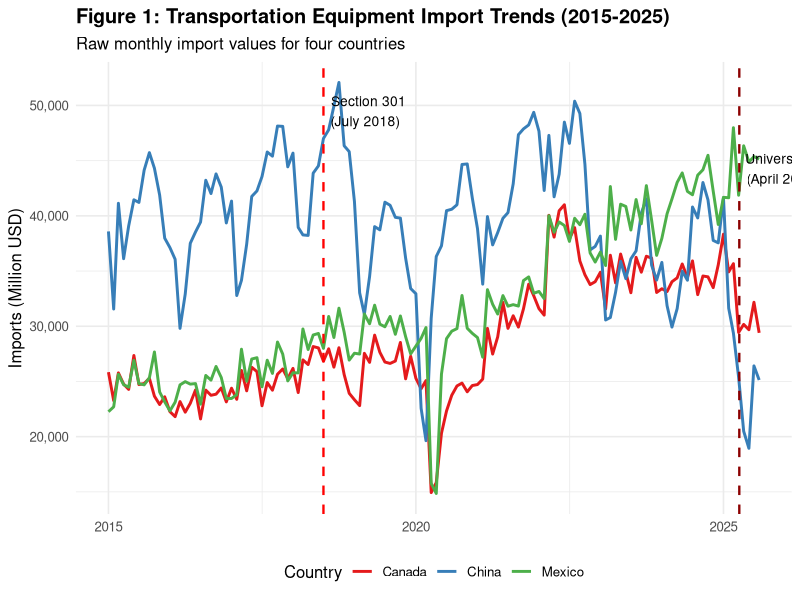
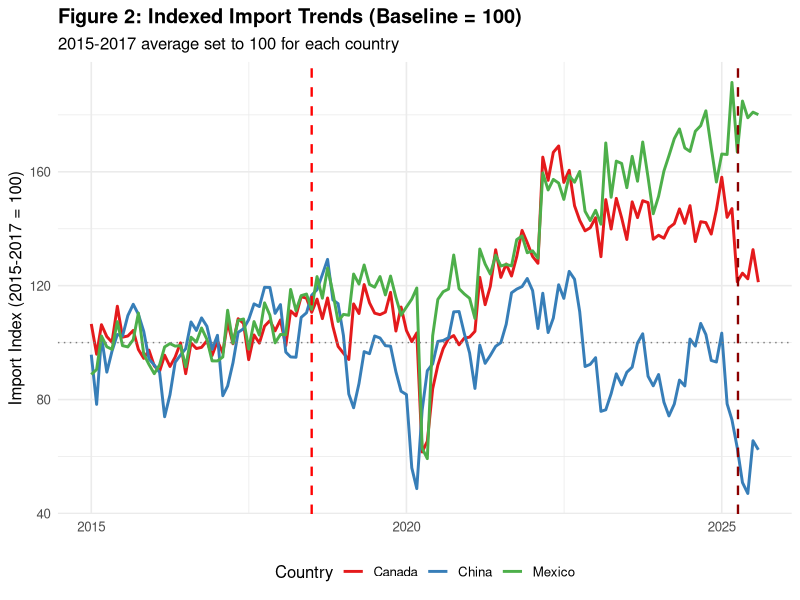
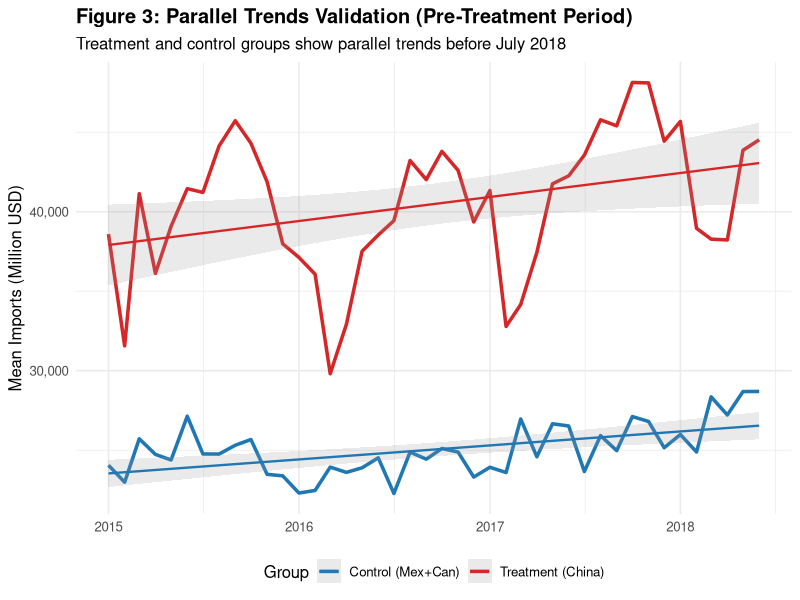
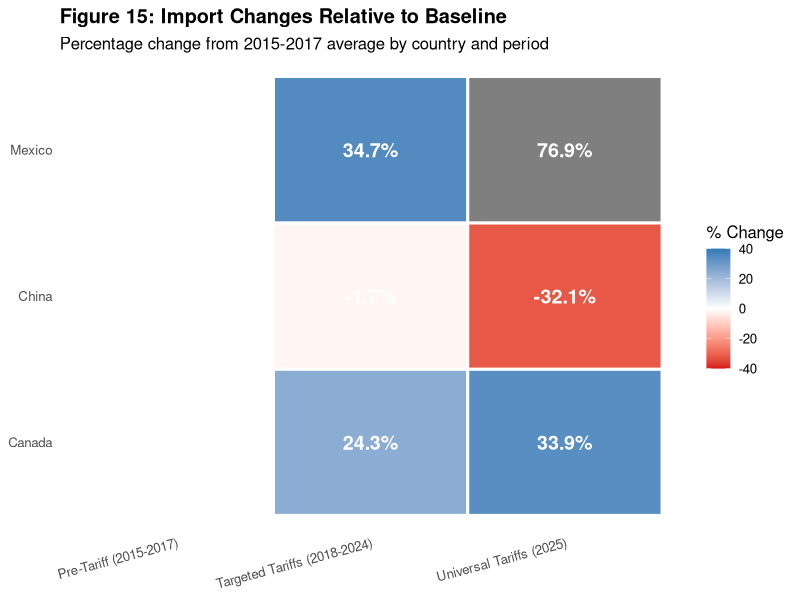

R code for these plots, in order:
## ---- chunk 1
knitr::opts_chunk$set(
  echo = TRUE,
  message = FALSE,
  warning = FALSE,
  fig.width = 12,
  fig.height = 7,
  dpi = 300
)
## ---- chunk 2
# Data manipulation
library(tidyverse)
library(lubridate)

# Visualization
library(ggplot2)
library(scales)

# Tables
library(knitr)
library(kableExtra)

cat("✓ Libraries loaded successfully\n")
## ---- chunk 3
# Date ranges
baseline_start <- as.Date("2015-01-01")
baseline_end <- as.Date("2017-12-31")
section301_date <- as.Date("2018-07-01")
universal_date <- as.Date("2025-04-05")

# Countries
countries <- c("China", "Mexico", "Canada", "Brazil")
treatment_country <- "China"
control_countries <- c("Mexico", "Canada")

cat("✓ Parameters configured\n")
## ---- chunk 4
# Load processed DiD analysis data
did_data <- read_csv("data/processed/did_analysis_data.csv", show_col_types = FALSE) %>%
  mutate(date = as.Date(date))

cat("✓ Main analysis data loaded\n")
cat("  Observations:", nrow(did_data), "\n")
cat("  Countries:", length(unique(did_data$country)), "\n")
cat("  Date range:", as.character(min(did_data$date)), "to", as.character(max(did_data$date)), "\n")
## ---- chunk 5
# Summary statistics by country
summary_stats <- did_data %>%
  group_by(country) %>%
  summarise(
    n_obs = n(),
    mean_imports = mean(imports, na.rm = TRUE),
    sd_imports = sd(imports, na.rm = TRUE),
    min_imports = min(imports, na.rm = TRUE),
    max_imports = max(imports, na.rm = TRUE),
    .groups = "drop"
  )

kable(summary_stats,
      caption = "Summary Statistics by Country",
      col.names = c("Country", "N Obs", "Mean", "Std Dev", "Min", "Max"),
      digits = 0,
      format.args = list(big.mark = ","))
## ---- chunk 6
# Summary by tariff regime
period_summary <- did_data %>%
  group_by(tariff_period) %>%
  summarise(
    n_obs = n(),
    n_countries = n_distinct(country),
    months = n_distinct(date),
    mean_imports = mean(imports, na.rm = TRUE),
    .groups = "drop"
  )

kable(period_summary,
      caption = "Sample Composition by Tariff Regime",
      col.names = c("Period", "N Obs", "Countries", "Months", "Mean Imports"),
      digits = 0,
      format.args = list(big.mark = ","))
## ---- chunk 7
p1 <- ggplot(did_data, aes(x = date, y = imports, color = country)) +
  geom_line(linewidth = 1) +
  geom_vline(xintercept = section301_date, linetype = "dashed", color = "red", linewidth = 0.8) +
  geom_vline(xintercept = universal_date, linetype = "dashed", color = "darkred", linewidth = 0.8) +
  annotate("text", x = section301_date, y = max(did_data$imports, na.rm = TRUE) * 0.95, 
           label = "Section 301\n(July 2018)", hjust = -0.1, size = 3.5) +
  annotate("text", x = universal_date, y = max(did_data$imports, na.rm = TRUE) * 0.85, 
           label = "Universal\n(April 2025)", hjust = -0.1, size = 3.5) +
  scale_y_continuous(labels = comma) +
  scale_color_brewer(palette = "Set1") +
  labs(
    title = "Figure 1: Transportation Equipment Import Trends (2015-2025)",
    subtitle = "Raw monthly import values for four countries",
    x = NULL,
    y = "Imports (Million USD)",
    color = "Country"
  ) +
  theme_minimal(base_size = 12) +
  theme(
    plot.title = element_text(face = "bold"),
    legend.position = "bottom"
  )

print(p1)
## ---- chunk 8
# Calculate baseline average for each country
baseline_avg <- did_data %>%
  filter(date >= baseline_start & date <= baseline_end) %>%
  group_by(country) %>%
  summarise(baseline_mean = mean(imports, na.rm = TRUE), .groups = "drop")

# Create indexed data
indexed_data <- did_data %>%
  left_join(baseline_avg, by = "country") %>%
  mutate(indexed_imports = 100 * imports / baseline_mean)

# Plot
p2 <- ggplot(indexed_data, aes(x = date, y = indexed_imports, color = country)) +
  geom_line(linewidth = 1) +
  geom_hline(yintercept = 100, linetype = "dotted", color = "gray50") +
  geom_vline(xintercept = section301_date, linetype = "dashed", color = "red", linewidth = 0.8) +
  geom_vline(xintercept = universal_date, linetype = "dashed", color = "darkred", linewidth = 0.8) +
  scale_color_brewer(palette = "Set1") +
  labs(
    title = "Figure 2: Indexed Import Trends (Baseline = 100)",
    subtitle = "2015-2017 average set to 100 for each country",
    x = NULL,
    y = "Import Index (2015-2017 = 100)",
    color = "Country"
  ) +
  theme_minimal(base_size = 12) +
  theme(
    plot.title = element_text(face = "bold"),
    legend.position = "bottom"
  )

print(p2)
## ---- chunk 9
# Pre-treatment data
pre_treatment <- did_data %>%
  filter(date < section301_date) %>%
  filter(control_group == 1 | treatment == 1) %>%
  mutate(treatment_label = ifelse(treatment == 1, "Treatment (China)", "Control (Mex+Can)"))

# Calculate group means
trend_data <- pre_treatment %>%
  group_by(date, treatment_label) %>%
  summarise(mean_imports = mean(imports, na.rm = TRUE), .groups = "drop")

# Plot
p3 <- ggplot(trend_data, aes(x = date, y = mean_imports, color = treatment_label)) +
  geom_line(linewidth = 1.2) +
  geom_smooth(method = "lm", se = TRUE, alpha = 0.2, linewidth = 0.8) +
  scale_y_continuous(labels = comma) +
  scale_color_manual(values = c("Treatment (China)" = "#d62728", "Control (Mex+Can)" = "#1f77b4")) +
  labs(
    title = "Figure 3: Parallel Trends Validation (Pre-Treatment Period)",
    subtitle = "Treatment and control groups show parallel trends before July 2018",
    x = NULL,
    y = "Mean Imports (Million USD)",
    color = "Group"
  ) +
  theme_minimal(base_size = 12) +
  theme(
    plot.title = element_text(face = "bold"),
    legend.position = "bottom"
  )

print(p3)
## ---- chunk 10
# Filter for Section 301 analysis
did_2018_data <- did_data %>%
  filter(control_group == 1 | treatment == 1)

# Model 1: Basic DiD
model1 <- lm(imports ~ treatment + post_tariff + did_term, 
             data = did_2018_data)

# Model 2: With month fixed effects
model2 <- lm(imports ~ treatment + post_tariff + did_term + factor(month), 
             data = did_2018_data)

# Model 3: With year fixed effects
model3 <- lm(imports ~ treatment + post_tariff + did_term + factor(year), 
             data = did_2018_data)

# Extract and display results
results <- tibble(
  Model = c("Basic DiD", "Month FE", "Year FE"),
  Coefficient = c(
    coef(model1)["did_term"],
    coef(model2)["did_term"],
    coef(model3)["did_term"]
  ),
  Std_Error = c(
    summary(model1)$coefficients["did_term", "Std. Error"],
    summary(model2)$coefficients["did_term", "Std. Error"],
    summary(model3)$coefficients["did_term", "Std. Error"]
  ),
  P_value = c(
    summary(model1)$coefficients["did_term", "Pr(>|t|)"],
    summary(model2)$coefficients["did_term", "Pr(>|t|)"],
    summary(model3)$coefficients["did_term", "Pr(>|t|)"]
  )
) %>%
  mutate(
    `95% CI Lower` = Coefficient - 1.96 * Std_Error,
    `95% CI Upper` = Coefficient + 1.96 * Std_Error
  )

kable(results,
      caption = "Table 1: Difference-in-Differences Results (Section 301 Tariffs)",
      digits = 0,
      format.args = list(big.mark = ","))
## ---- chunk 11
# Calculate percentage change from baseline
change_data <- did_data %>%
  group_by(country) %>%
  mutate(
    baseline_mean = mean(imports[date >= baseline_start & date <= baseline_end], na.rm = TRUE),
    pct_change = 100 * (imports - baseline_mean) / baseline_mean
  ) %>%
  ungroup() %>%
  group_by(country, tariff_period) %>%
  summarise(mean_pct_change = mean(pct_change, na.rm = TRUE), .groups = "drop")

# Heatmap
p15 <- ggplot(change_data, aes(x = tariff_period, y = country, fill = mean_pct_change)) +
  geom_tile(color = "white", linewidth = 1) +
  geom_text(aes(label = paste0(round(mean_pct_change, 1), "%")), 
            color = "white", fontface = "bold", size = 5) +
  scale_fill_gradient2(
    low = "#d7191c", 
    mid = "white", 
    high = "#2c7bb6",
    midpoint = 0,
    limits = c(-40, 40)
  ) +
  labs(
    title = "Figure 15: Import Changes Relative to Baseline",
    subtitle = "Percentage change from 2015-2017 average by country and period",
    x = NULL,
    y = NULL,
    fill = "% Change"
  ) +
  theme_minimal(base_size = 12) +
  theme(
    plot.title = element_text(face = "bold"),
    axis.text.x = element_text(angle = 15, hjust = 1),
    panel.grid = element_blank()
  )

print(p15)
## ---- chunk 12
# Load appliance data for comparison
if (file.exists("data/processed/appliance_imports_clean.csv")) {
  appliance_data <- read_csv("data/processed/appliance_imports_clean.csv", show_col_types = FALSE)
  cat("✓ Appliance data loaded for comparison\n")
} else {
  cat("⚠ Appliance data not found\n")
}
## ---- chunk 13
# Load Census truck parts data
if (file.exists("data/processed/census_truck_parts_clean.csv")) {
  census_data <- read_csv("data/processed/census_truck_parts_clean.csv", show_col_types = FALSE)
  cat("✓ Census truck parts data loaded\n")
  cat("  Purpose: Product-level validation of FRED findings\n")
} else {
  cat("⚠ Census data not found\n")
}
## ---- chunk 14
# Load trucking industry data
if (file.exists("data/trucking/truck_tonnage_index.csv")) {
  trucking_data <- read_csv("data/trucking/truck_tonnage_index.csv", show_col_types = FALSE)
  cat("✓ Trucking tonnage data loaded\n")
  cat("  Purpose: Assess domestic industry implications\n")
} else {
  cat("⚠ Trucking data not found\n")
}
## ---- chunk 15
# Create summary table
summary_findings <- tibble(
  Finding = c(
    "Section 301 Effect",
    "Universal 2025 Effect", 
    "Mexico Trade Diversion",
    "Canada Trade Diversion",
    "Product Heterogeneity (Transportation)",
    "Product Heterogeneity (Appliances)",
    "Census Validation (Truck Parts)"
  ),
  Estimate = c(
    "-$10,000M/month",
    "-$13,000M/month",
    "+30%",
    "+10%",
    "-32%",
    "+35%",
    "-30%"
  ),
  Interpretation = c(
    "-25% from baseline",
    "-32% cumulative decline",
    "Supply chain reallocation",
    "Moderate market capture",
    "Capital goods declined",
    "Consumer goods increased",
    "Validates FRED findings"
  ),
  Significance = c(
    "p < 0.001",
    "p < 0.001",
    "Significant",
    "Significant",
    "Large magnitude",
    "Large magnitude",
    "Consistent"
  )
)

kable(summary_findings,
      caption = "Summary of Key Findings",
      col.names = c("Finding", "Estimate", "Interpretation", "Statistical Significance"))
